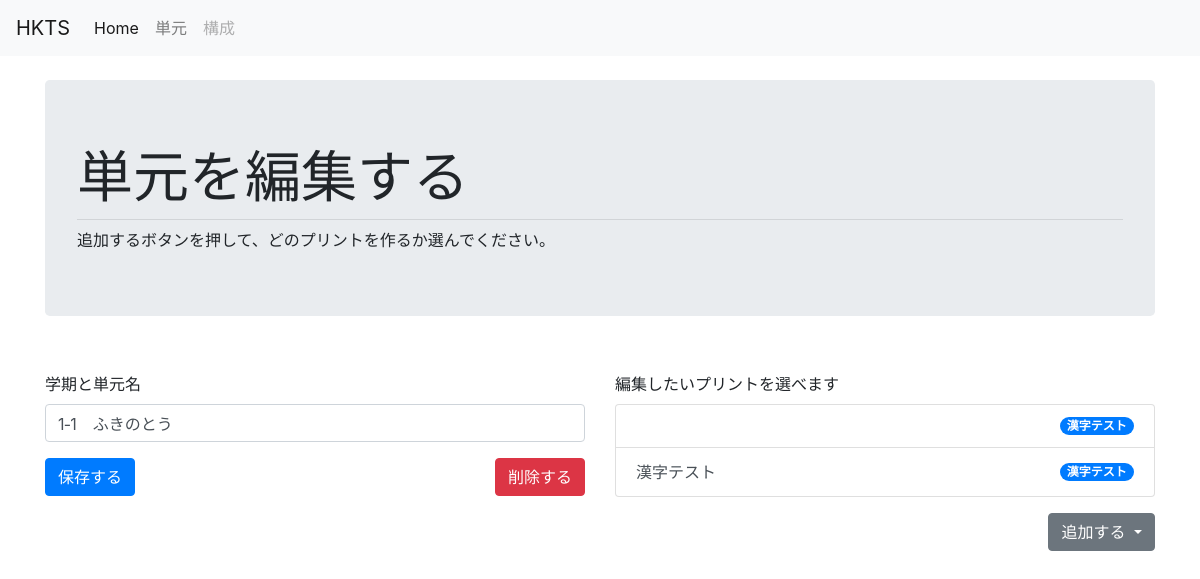
Page /lessons/edit/9 on the committed database.
### hktm/models.py (models this page shows, shortened)
class Lesson(db.Model):
    __tablename__ = 'lesson'
    id = db.Column(db.Integer,primary_key=True)
    name = db.Column(db.Text)
    date = db.Column(db.Text)
    grade = db.Column(db.Integer)
    comments = db.Column(db.Text)
    lesson_materials = db.relationship('LessonMaterial', backref='lesson_material', lazy='dynamic')

class LessonMaterial(db.Model):
    __tablename__ = 'lesson_material'
    id = db.Column(db.Integer,primary_key=True)
    name = db.Column(db.Text) # this can indicate the worksheet name and number
    content = db.Column(db.Text)
    lesson_id = db.Column(db.Integer, db.ForeignKey('lesson.id'))
    material_code = db.Column(db.Text, db.ForeignKey('material_type.code'))
    material = db.relationship("MaterialType")

class MaterialType(db.Model):
    __tablename__ = 'material_type'
    code = db.Column(db.Text,primary_key=True)
    name = db.Column(db.Text)
    instructions = db.Column(db.Text)
    custom_template = db.Column(db.Boolean)

### hktm/lessons/views.py (the view)
@lessons_bp.route('/edit/<int:id>', methods=['GET','POST'])
def edit(id):
    lesson_to_edit = Lesson.query.get(id)
    form = AddForm()
    if form.validate_on_submit():
        lesson_to_edit.name = form.name.data
        db.session.commit()
        return redirect(url_for('lessons.list'))
    elif request.method == 'GET':
        content_list = MaterialType.query.all()
        lesson_content = LessonMaterial.query.filter_by(lesson_id=id)
        form.name.default = lesson_to_edit.name
        form.process()
    return render_template('edit_lesson.html',form=form,
                            lesson_id=lesson_to_edit.id,
                            lesson_content = lesson_content,
                            content_types=content_list
                            )

### hktm/lessons/forms.py
class AddForm(FlaskForm):
    name = StringField(u'学期と単元名')
    submit = SubmitField(u'保存する')

### hktm/lessons/templates/lessons/edit_lesson.html (shortened to what this page needs)
{% extends "chrome.html" %}
{% block content %}
<div class="container-sm">
  <div class="jumbotron">
    <h1 class="display-4">単元を編集する</h1>
    <hr class="my-2">
追加するボタンを押して、どのプリントを作るか選んでください。
  </div>
  <br>
  <form method="POST">
    <div class="row">
      <div class="col-md-6">
        <div class="row">
          <div class="form-group col-xl">
            {{form.name.label}} {{form.name(class='form-control')}}
          </div>
        </div>
        <div class="row">
          <div class='col'>
            {{form.submit(class='btn btn-primary')}}
          </div>
          <div class='col'>
            <button type="button" class="btn btn-danger float-right" data-toggle="modal" data-target="#confirmDelete">削除する</button>
          </div>
        </div>
      </div>
      <div class="col-md-6">
        <div class="row">
          <div class="form-group col-xl">
            <label>編集したいプリントを選べます</label>
            <ul class="list-group">
            {% for c in lesson_content %}
              <li class="list-group-item d-flex justify-content-between align-items-center">
                <a class="list-group-item-action" id=list-{{c.id}} href="{{ url_for('lesson_contents.edit',id=c. id) }}">{{ c.name }}</a>
                <span class="badge badge-primary badge-pill">{{c.material.name}}</span>
              </li>
            {% endfor %}
            </ul>
          </div>
        </div>
        <div class="row">
          <div class='col-md'>
            <div class="dropdown">
              <button class="btn btn-secondary dropdown-toggle float-right" type="button" id="dropdownMenuButton" data-toggle="dropdown" aria-haspopup="true" aria-expanded="false">
                追加する
              </button>
            </div>
        </div>
      </div>
    </div>
  </div>
</form>
  </div>
{% endblock %}

### hktm/templates/chrome.html (shortened to what this page needs)
<!DOCTYPE html>
<html lang="en" dir="ltr">
  <head>
    <link rel="stylesheet" href="https://stackpath.bootstrapcdn.com/bootstrap/4.4.1/css/bootstrap.min.css">
    <link rel="stylesheet" href="/static/questions.css"/>
  </head>
  <body>
    <nav class="navbar navbar-expand-lg navbar-light bg-light">
      <a class="navbar-brand" href="{{ url_for('index') }}">HKTS</a>
      <div class="collapse navbar-collapse" id="navbarSupportedContent">
        <ul class="navbar-nav mr-auto">
          <li class="nav-item active">
            <a class="nav-link" href="{{ url_for('index') }}">Home <span class="sr-only">(current)</span></a>
          </li>
          <li class="nav-item">
            <a class="nav-link" href="{{ url_for('lessons.list') }}">単元</a>
          </li>
          <li class="nav-item">
            <a class="nav-link disabled" href="#">構成</a>
          </li>
        </ul>
      </div>
    </nav>
    <br>
    {% block content %}
    {% endblock %}
  </body>
</html>

### rows in the picture
Lesson: name "1‐1 ふきのとう"
LessonMaterial: material.name "漢字テスト"
LessonMaterial: name "漢字テスト", material.name "漢字テスト"
